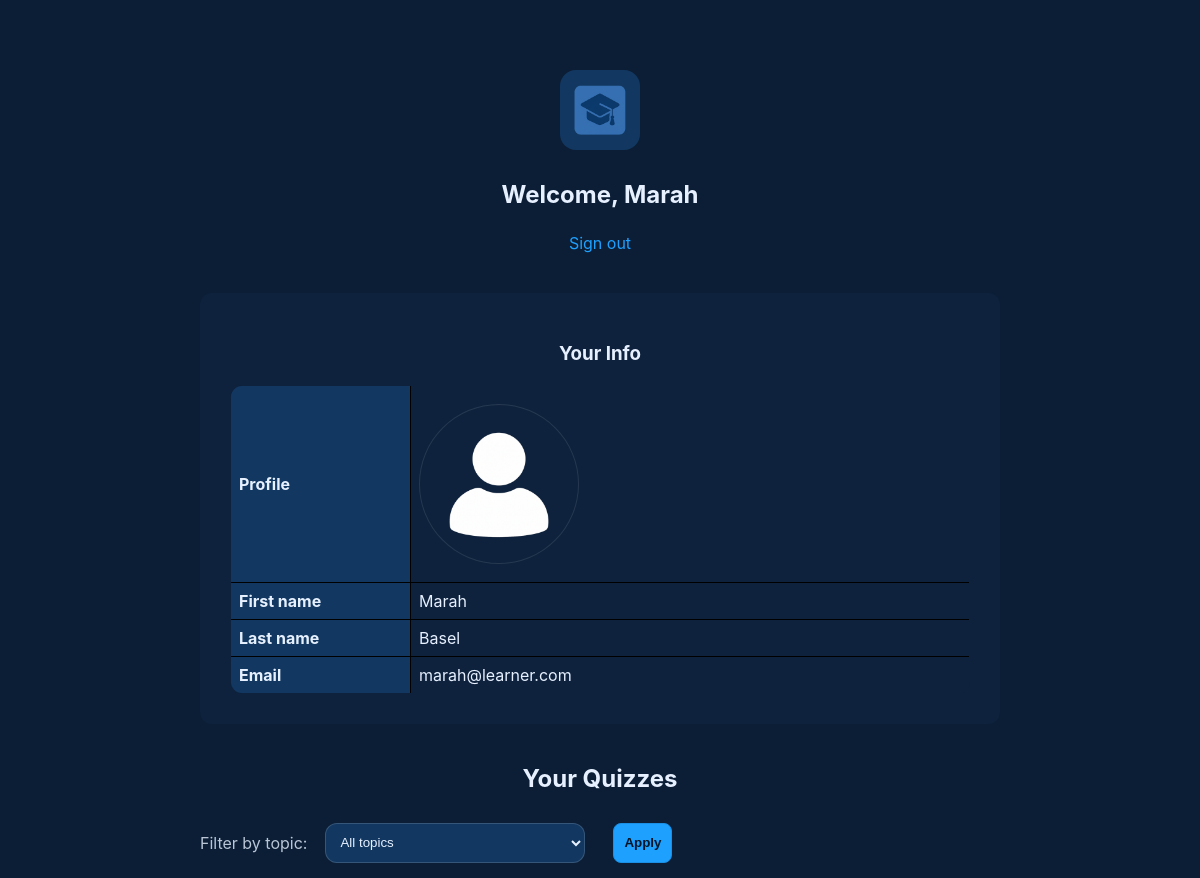
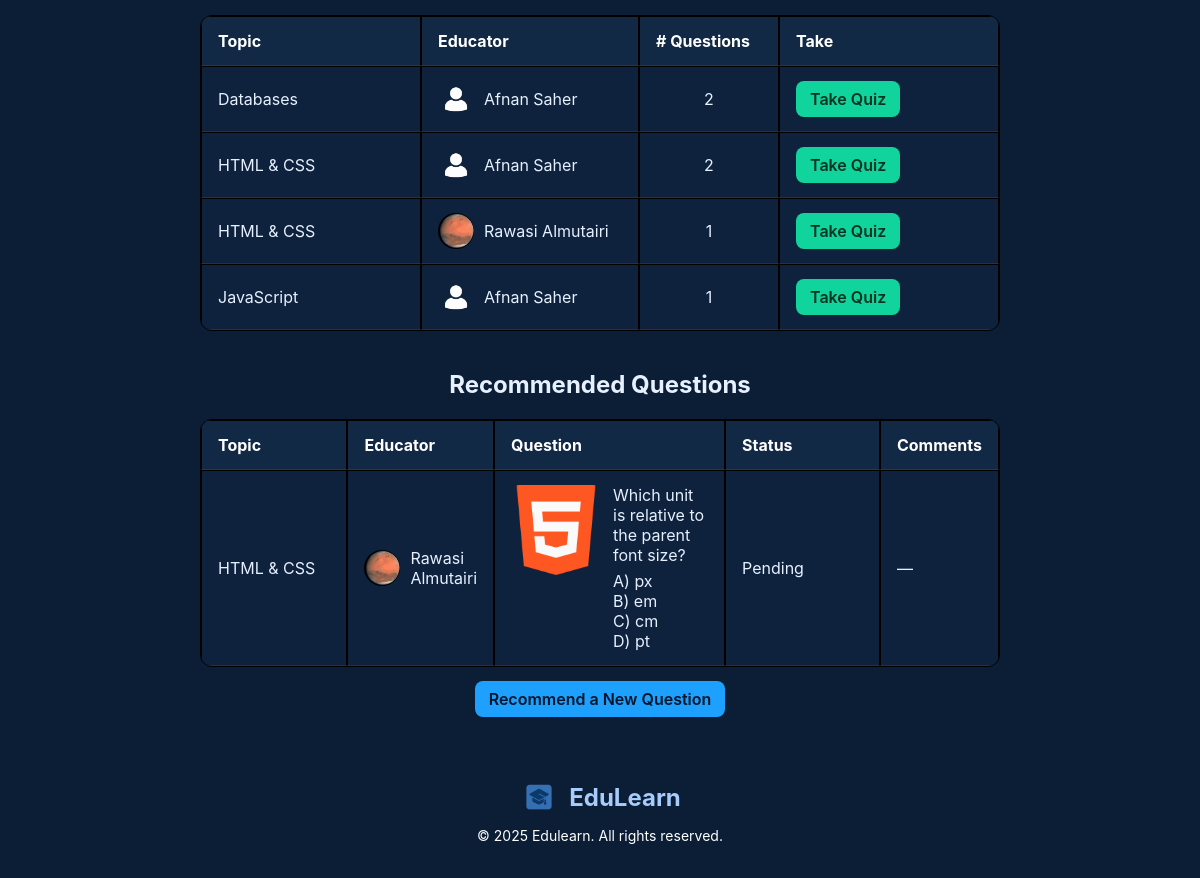
/learner_home.php (signed in), run on the app's committed database (2 pictures, top to bottom).
### tables this page shows
CREATE TABLE `quiz` (
  `id` int(11) NOT NULL,
  `educatorID` int(11) NOT NULL,
  `topicID` int(11) NOT NULL
);

CREATE TABLE `topic` (
  `id` int(11) NOT NULL,
  `topicName` varchar(100) NOT NULL
);

CREATE TABLE `user` (
  `id` int(30) NOT NULL,
  `firstName` varchar(100) NOT NULL,
  `lastName` varchar(100) NOT NULL,
  `emailAddress` varchar(150) NOT NULL,
  `password` varchar(255) NOT NULL,
  `photoFileName` varchar(255) NOT NULL,
  `userType` enum('learner','educator') NOT NULL
);

CREATE TABLE `recommendedquestion` (
  `id` int(11) NOT NULL,
  `quizID` int(11) NOT NULL,
  `learnerID` int(11) NOT NULL,
  `question` text NOT NULL,
  `questionFigureFileName` varchar(255) DEFAULT NULL,
  `answerA` varchar(255) NOT NULL,
  `answerB` varchar(255) NOT NULL,
  `answerC` varchar(255) NOT NULL,
  `answerD` varchar(255) NOT NULL,
  `correctAnswer` enum('A','B','C','D') NOT NULL,
  `status` enum('pending','approved','disapproved') NOT NULL DEFAULT 'pending',
  `comments` text,
  `createdAt` datetime NOT NULL DEFAULT CURRENT_TIMESTAMP
);

### learner_home.php (the view, shortened to what this page needs)
<?php
require 'db_connection.php';
$learnerID = (int)$_SESSION['userID'];
$first = $_SESSION['firstName']    ?? '';
$last  = $_SESSION['lastName']     ?? '';
$email = $_SESSION['emailAddress'] ?? '';
$photo = $_SESSION['photoFileName'] ?? '';
function safe_photo_local($p) {
    $p = $p ?: 'images/default.png';
    return $p;
}
$photo = safe_photo_local($photo);
$first = htmlspecialchars($first, ENT_QUOTES, 'UTF-8');
$last  = htmlspecialchars($last,  ENT_QUOTES, 'UTF-8');
$email = htmlspecialchars($email, ENT_QUOTES, 'UTF-8');
$photo = htmlspecialchars($photo, ENT_QUOTES, 'UTF-8');
$sql = "
  SELECT
    q.id            AS quizID,
    t.topicName     AS topic,
    u.firstName,
    u.lastName,
    u.photoFileName AS educatorPhoto,
    (SELECT COUNT(*) FROM quizquestion qq WHERE qq.quizID = q.id)  AS qCount,
    (SELECT COUNT(*) FROM takenquiz tk WHERE tk.quizID = q.id)     AS takenCount,
    (SELECT ROUND(AVG(qf.rating),1) FROM quizfeedback qf WHERE qf.quizID = q.id) AS avgRating
  FROM quiz q
  JOIN topic t ON t.id = q.topicID
  JOIN user  u ON u.id = q.educatorID
";
$sql .= " ORDER BY t.topicName, u.firstName, u.lastName";
$quizzes = $conn->query($sql);
$reco = $conn->query("
  SELECT
    rq.*,
    t.topicName,
    CONCAT(ue.firstName,' ',ue.lastName) AS educatorName,
    ue.photoFileName AS educatorPhoto
  FROM recommendedquestion rq
  JOIN quiz  q  ON q.id = rq.quizID
  JOIN topic t  ON t.id = q.topicID
  JOIN user  ue ON ue.id = q.educatorID
  WHERE rq.learnerID = $learnerID
  ORDER BY rq.createdAt DESC
");
function safe_photo($path) {
  $p = $path ?: 'images/default.png';
  if (!preg_match('#^(uploads/|images/|/|https?://)#i', $p)) $p = 'uploads/'.$p;
  return $p;
}
?>
<!DOCTYPE html>
<html lang="en">
<head>
  <link rel="stylesheet" href="style.css" />
</head>
<body>
  <div class="header">
    <div class="logo"><img src="images/logo.png" alt="Logo"></div>
    <h3>Welcome, <?= htmlspecialchars($_SESSION['firstName'] ?? '') ?></h3>
    <a href="logout.php">Sign out</a>
  </div>
 <div class="form-container" style="max-width: 800px;">
  <h3>Your Info</h3>
  <table>
    <tbody>
      <tr>
        <th style="width:180px;">Profile</th>
        <td style="text-align:left;">
          <img src="<?= $photo ?>" alt="Profile" class="avatar"
               style="display:block; margin-left:0; width:160px; height:160px; border-radius:50%; object-fit:cover;">
        </td>
      </tr>
      <tr><th>First name</th><td><?= $first ?></td></tr>
      <tr><th>Last name</th><td><?= $last ?></td></tr>
      <tr><th>Email</th><td><?= $email ?></td></tr>
    </tbody>
  </table>
</div>
  <div class="quiz-container">
  <h2>Your Quizzes</h2>
  <form class="filter-bar" method="get" action="learner_home.php">
    <label for="topicID" class="muted">Filter by topic:</label>
    <select name="topicID" id="topicID" class="input-field" style="max-width:260px;">
      <option value="0">All topics</option>
    </select>
    <button class="btn-primary" type="submit">Apply</button>
  </form>
  <table class="styled" id="quizzesTable">
    <thead>
      <tr>
        <th class="col-topic">Topic</th>
        <th>Educator</th>
        <th class="col-count"># Questions</th>
        <th class="col-feedback">Take</th>
      </tr>
    </thead>
    <tbody>
      <?php if (!$quizzes || $quizzes->num_rows===0): ?>
        <tr><td colspan="4" style="text-align:center;opacity:.8;">No quizzes found.</td></tr>
      <?php else: ?>
        <?php while($q = $quizzes->fetch_assoc()): ?>
          <?php
            $eduPhoto = safe_photo($q['educatorPhoto']);
            $qCount   = (int)$q['qCount'];
          ?>
          <tr>
            <td><?= htmlspecialchars($q['topic']) ?></td>
            <td>
              <div class="edu-wrap">
                <img src="<?= htmlspecialchars($eduPhoto) ?>" class="edu-avatar" alt="Educator">
                <span><?= htmlspecialchars($q['firstName'].' '.$q['lastName']) ?></span>
              </div>
            </td>
            <td style="text-align:center;"><?= $qCount ?></td>
            <td>
              <?php if ($qCount > 0): ?>
                <a class="btn-success" href="take_quiz.php?quizID=<?= (int)$q['quizID'] ?>">Take Quiz</a>
              <?php endif; ?>
            </td>
          </tr>
        <?php endwhile; ?>
      <?php endif; ?>
    </tbody>
  </table>
</div>
  <div class="quiz-container">
    <h2>Recommended Questions</h2>
    <table class="styled">
      <thead>
        <tr>
          <th class="col-topic">Topic</th>
          <th>Educator</th>
          <th>Question</th>
          <th class="col-feedback">Status</th>
          <th>Comments</th>
        </tr>
      </thead>
      <tbody>
        <?php if (!$reco || $reco->num_rows===0): ?>
          <tr><td colspan="5" style="text-align:center;opacity:.8;">No recommendations.</td></tr>
        <?php else: ?>
          <?php while($r = $reco->fetch_assoc()): ?>
            <?php $eduP = safe_photo($r['educatorPhoto']); ?>
            <tr>
              <td><?= htmlspecialchars($r['topicName']) ?></td>
              <td>
                <div class="edu-wrap">
                  <img src="<?= htmlspecialchars($eduP) ?>" class="edu-avatar" alt="Educator">
                  <span><?= htmlspecialchars($r['educatorName']) ?></span>
                </div>
              </td>
              <td>
                <div class="qbox">
                  <?php if (!empty($r['questionFigureFileName'])): ?>
                    <img class="qthumb" src="<?= htmlspecialchars($r['questionFigureFileName']) ?>" alt="Figure">
                  <?php endif; ?>
                  <div>
                    <?= nl2br(htmlspecialchars($r['question'])) ?>
                    <ul class="options" style="margin-top:6px;">
                      <li>A) <?= htmlspecialchars($r['answerA']) ?></li>
                      <li>B) <?= htmlspecialchars($r['answerB']) ?></li>
                      <li>C) <?= htmlspecialchars($r['answerC']) ?></li>
                      <li>D) <?= htmlspecialchars($r['answerD']) ?></li>
                    </ul>
                  </div>
                </div>
              </td>
              <td><?= ucfirst(htmlspecialchars($r['status'])) ?></td>
              <td><?= $r['comments'] ? nl2br(htmlspecialchars($r['comments'])) : '—' ?></td>
            </tr>
          <?php endwhile; ?>
        <?php endif; ?>
      </tbody>
    </table>
    <div style="margin-top:14px;">
      <a class="btn-primary" href="recommend_question.php">Recommend a New Question</a>
    </div>
  </div>
  <footer class="site-footer">
    <div class="footer-brand">
      <img src="images/logo.png" alt="Edulearn Logo" class="footer-logo">
      <h2 class="footer-name"><span style="color:rgb(167, 203, 251);">EduLearn</span></h2>
    </div>
    <p class="footer-copy">&copy; 2025 Edulearn. All rights reserved.</p>
  </footer>
</body>
</html>

### style.css (style rules this page uses)
* { box-sizing: border-box; }
body { font-family: 'Inter', sans-serif; background: #0b1e36; color: #e6f0ff; margin: 0; padding: 0; text-align: center; display: flex; flex-direction: column; align-items: center; padding-top: 50px; }
.header { width: 100%; max-width: 800px; display: flex; flex-direction: column; align-items: center; padding: 20px; }
.header h3 { text-align: center; font-size: 1.5em; margin-top: 10px; }
.logo { width: 80px; height: 80px; border-radius: 16px; background: #123861; display: flex; align-items: center; justify-content: center; margin: 0 auto 20px; }
.logo img { max-width: 100%; max-height: 100%; border-radius: 16px; }
a { color: #1ea0ff; text-decoration: none; display: block; }
.form-container { background: #0e223d; padding: 30px; border-radius: 12px; width: 90%; max-width: 600px; margin-top: 20px; }
.form-group textarea, .form-group input[type="text"], .form-group select, .input-field { width: 100%; max-width: 520px; padding: 10px 12px; background: #123861; color: #e6f0ff; border: 1px solid rgba(255, 255, 255, 0.15); border-radius: 8px; outline: none; }
.input-field { margin: 8px; border-radius: 12px; }
.input-field::placeholder { color: #9fb4ce; }
.quiz-container { width: 90%; max-width: 800px; margin-top: 20px; }
table { width: 100%; border-collapse: collapse; margin-top: 20px; background: #0e223d; border-radius: 12px; overflow: hidden; }
th, td { padding: 15px; text-align: left; border-bottom: 1px solid rgba(255, 255, 255, 0.1); word-wrap: break-word; max-width: 250px; }
th { background: #123861; font-weight: bold; }
tr:last-child td { border-bottom: none; }
button, .action-btn { padding: 12px 20px; margin: 10px; cursor: pointer; border-radius: 12px; border: 1px solid rgba(255, 255, 255, 0.15); font-weight: 600; }
.btn-primary, .edit-btn { background: #1ea0ff; border-color: #1a8fe3; color: #001528; }
.btn-success, .add-button-container .add-question-btn { background: #16c784; border-color: #11b072; color: #001b0f; }
.avatar { width: 120px; height: 120px; object-fit: cover; background: #0e223d; border: 1px solid rgba(255, 255, 255, .10); border-radius: 14px; display: block; margin: 10px auto; }
table, th, td { border: 1px solid #000; }
th, td { padding: 8px; text-align: left; }
.options { list-style-type: none; padding: 0; margin: 8px 0 0 0; }
.site-footer { background-color: #0b1e36; color: #fff; text-align: center; padding: 20px; margin-top: 40px; font-family: 'Inter', sans-serif; }
.site-footer .footer-brand { display: flex; justify-content: center; align-items: center; gap: 10px; }
.site-footer .footer-logo { height: 40px; }
.site-footer .footer-name { margin: 0; }
.site-footer .footer-copy { margin-top: 10px; font-size: 14px; }

### learner_home.php (style rules this page uses)
table.styled { width:100%; border-collapse:separate; border-spacing:0; }
table.styled th, table.styled td { padding:14px 16px; border-bottom:1px solid rgba(255,255,255,.08); vertical-align:middle; }
table.styled thead th { background:#112945; color:#fff; text-align:left; }
.col-topic { width:220px; }
.col-count { width:140px; text-align:center; }
.col-feedback { width:220px; }
.edu-wrap { display:flex; align-items:center; gap:10px; }
.edu-avatar { width:36px; height:36px; border-radius:50%; object-fit:cover; display:inline-block; flex:0 0 36px; }
.btn-primary, .btn-success { padding:8px 14px; border-radius:8px; text-decoration:none; display:inline-block; font-weight:600; }
.btn-success { background:#10d49c; color:#032; }
.qthumb { width:130px; height:90px; border-radius:8px; object-fit:cover; display:block; }
.qbox { display:flex; gap:12px; align-items:flex-start; }
.muted { opacity:.8; }
.filter-bar { display:flex; gap:10px; align-items:center; margin-bottom:14px; }
.filter-bar select, .filter-bar button { height:40px; padding:0 10px; }

### data on the page
quiz: topicID.topicName "Databases", educatorID.photoFileName (placeholder picture), educatorID.lastName "Afnan Saher", qCount "2"
quiz: topicID.topicName "HTML & CSS", educatorID.photoFileName (placeholder picture), educatorID.lastName "Afnan Saher", qCount "2"
quiz: topicID.topicName "HTML & CSS", educatorID.photoFileName (picture), educatorID.lastName "Rawasi Almutairi", qCount "1"
quiz: topicID.topicName "JavaScript", educatorID.photoFileName (placeholder picture), educatorID.lastName "Afnan Saher", qCount "1"
recommendedquestion: topic.topicName "HTML & CSS", user.photoFileName (picture), educatorName "Rawasi Almutairi", questionFigureFileName (picture), question "Which unit is relative to the parent font size?", answerA "px", answerB "em", answerC "cm", answerD "pt", status "Pending"

### other printed values
$_SESSION['firstName'] "Marah"
$first "Marah"
$last "Basel"
$email "marah@learner.com"
